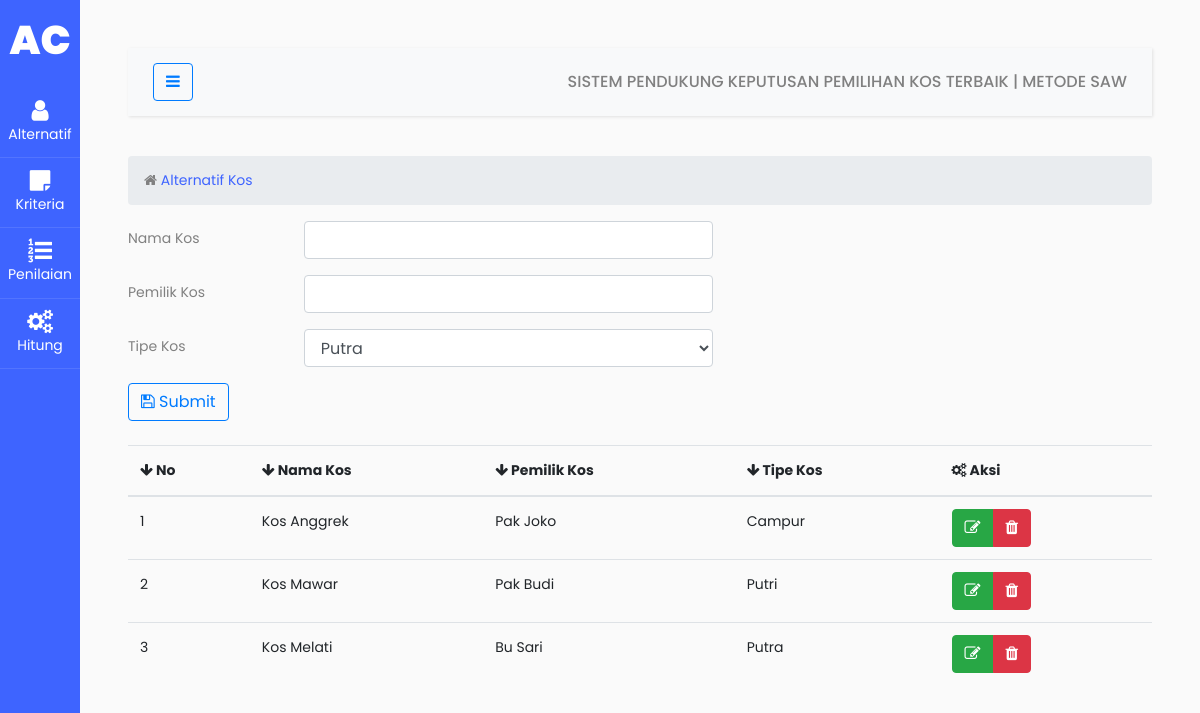
The page / on the database its author committed.
### tables this page shows
CREATE TABLE `saw_aplikasi` (
  `nama` varchar(100) NOT NULL,
  `pengembang` varchar(100) NOT NULL,
  `kategori` varchar(100) NOT NULL,
  PRIMARY KEY (`nama`)
);

### index.php (the view, shortened to what this page needs)
<!doctype html>
<html lang="en">
<?php
include 'components/head.php';
?>
<body>
  <div class="wrapper d-flex align-items-stretch">
    <?php
    include 'components/sidebar.php';
    ?>
    <div id="content" class="p-4 p-md-5">
      <?php
      include 'components/navbar.php';
      ?>
      <section id="main-content">
        <section class="wrapper">
          <div class="row">
            <div class="col-lg-12">
              <ol class="breadcrumb">
                <li><i class="fa fa-home"></i><a href="index.php"> Alternatif Kos</a></li>
              </ol>
            </div>
          </div>
          <?php
          include 'koneksi.php';
          ?>
          <form method="POST" action="">
            <div class="form-group row">
              <label class="col-sm-2 col-form-label">Nama Kos</label>
              <div class="col-sm-5">
                <input type="text" class="form-control" name="nama">
              </div>
            </div>
            <div class="form-group row">
              <label class="col-sm-2 col-form-label">Pemilik Kos</label>
              <div class="col-sm-5">
                <input type="text" class="form-control" name="pengembang">
              </div>
            </div>
            <div class="form-group row">
              <label class="col-sm-2 col-form-label">Tipe Kos</label>
              <div class="col-sm-5">
                <select class="form-control" name="kategori">
                  <option>Putra</option>
                </select>
              </div>
            </div>
            <div class="mb-4">
              <button type="submit" name="submit" class="btn btn-outline-primary">
                <i class="fa fa-save"></i> Submit
              </button>
            </div>
          </form>
          <table class="table">
            <thead>
              <tr>
                <th><i class="fa fa-arrow-down"></i> No</th>
                <th><i class="fa fa-arrow-down"></i> Nama Kos</th>
                <th><i class="fa fa-arrow-down"></i> Pemilik Kos</th>
                <th><i class="fa fa-arrow-down"></i> Tipe Kos</th>
                <th><i class="fa fa-cogs"></i> Aksi</th>
              </tr>
            </thead>
            <tbody>
              <?php
              $b = 0;
              $sql = "SELECT * FROM saw_aplikasi ORDER BY nama ASC";
              $hasil = $conn->query($sql);
              $rows = $hasil->num_rows;
              if ($rows > 0) {
                while ($row = $hasil->fetch_row()) {
              ?>
                  <tr>
                    <td><?php echo $b = $b + 1; ?></td>
                    <td><?= $row[0] ?></td>
                    <td><?= $row[1] ?></td>
                    <td><?= $row[2] ?></td>
                    <td>
                      <div class="btn-group">
                        <a class="btn btn-success" href="alt_ubah.php?nama=<?= $row[0] ?>"><i class="fa fa-edit"></i></a>
                        <a class="btn btn-danger" href="alt_hapus.php?nama=<?= $row[0] ?>"><i class="fa fa-trash"></i></a>
                      </div>
                    </td>
                  </tr>
              <?php
                }
              } else {
                echo "<tr>
                    <td colspan='5'>Data Kos Tidak Ada</td>
                </tr>";
              }
              ?>
            </tbody>
          </table>
        </section>
      </section>
    </div>
  </div>
</body>
</html>

### rows shown on the page
saw_aplikasi: nama "Kos Anggrek", pengembang "Pak Joko", kategori "Campur"
saw_aplikasi: b "2", nama "Kos Mawar", pengembang "Pak Budi", kategori "Putri"
saw_aplikasi: b "3", nama "Kos Melati", pengembang "Bu Sari", kategori "Putra"
